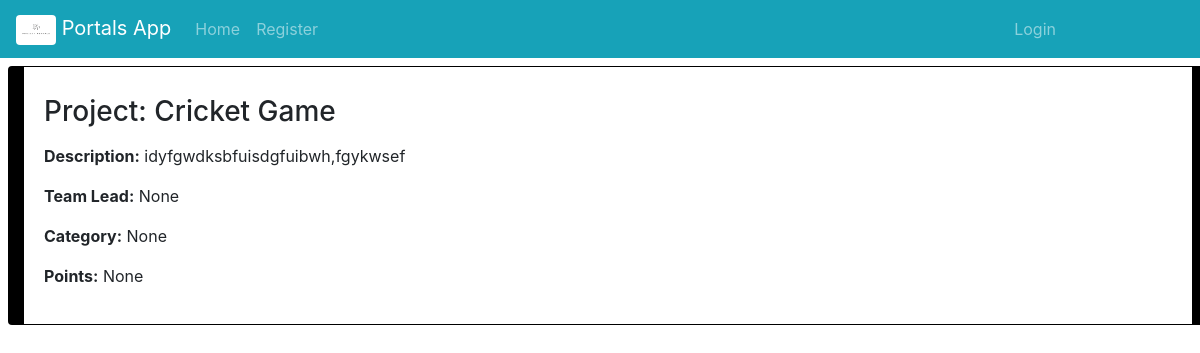
Screenshot of /project_detail/1/ with the database file from the repository.
### portalsapp/models.py (models this page shows, shortened)
class Project(models.Model):
    title = models.CharField(max_length=200,null=True,blank=True)
    description = models.TextField(null=True,blank=True)
    team_lead=models.CharField(max_length=200,null=True,blank=True)
    category=models.CharField(max_length=200,null=True,blank=True)
    points = models.IntegerField(null=True,blank=True)

### portalsapp/views.py (the view)
# urls.py: path('project_detail/<int:project_id>/', views.project_detail, name='project_detail'),
def project_detail(request, project_id):
    project = get_object_or_404(Project, id=project_id)
    return render(request, 'html/project_detail.html', {'project': project})

### templates/html/project_detail.html (shortened to what this page needs)
{% extends 'html/base.html' %}
{% block content %}
{% load static %}
<div class="card col-md col-sm col-xm shadow-lg m-2" style="background: black;">
    <div class="card-body" style="background:white">
        <div class="row my-2">
            <div class="col">
                <h3>Project: {{ project.title }}</h3>
            </div>
        </div>
        <p><strong>Description:</strong> {{ project.description }}</p>
        <p><strong>Team Lead:</strong> {{ project.team_lead }}</p>
        <p><strong>Category:</strong> {{ project.category }}</p>
        <p><strong>Points:</strong> {{ project.points }}</p>
    </div>
</div>
{% endblock %}

### rows the page displays
Project: title "Cricket Game", description "idyfgwdksbfuisdgfuibwh,fgykwsef", team_lead "None", category "None", points "None"
